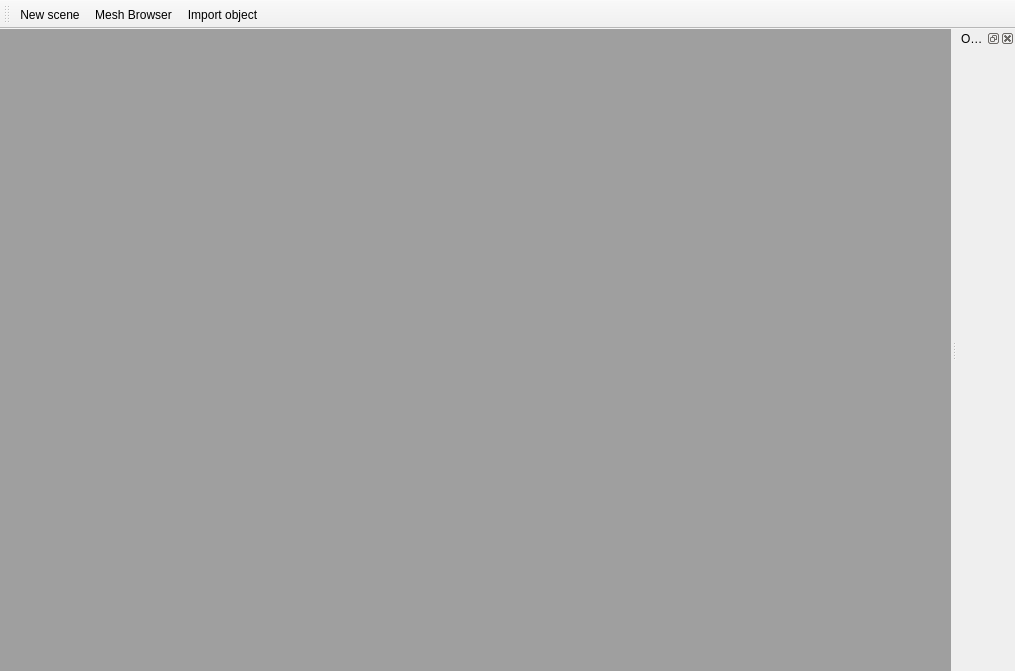
<?xml version="1.0" encoding="UTF-8"?>
<ui version="4.0">
 <class>WorkspaceClass</class>
 <widget class="QMainWindow" name="WorkspaceClass">
  <property name="windowModality">
   <enum>Qt::ApplicationModal</enum>
  </property>
  <property name="geometry">
   <rect>
    <x>0</x>
    <y>0</y>
    <width>1015</width>
    <height>671</height>
   </rect>
  </property>
  <property name="windowTitle">
   <string>Workspace</string>
  </property>
  <property name="windowIcon">
   <iconset resource="../Workspace.qrc">
    <normaloff>:/Workspace/Resources/icons/AppIcon.ico</normaloff>:/Workspace/Resources/icons/AppIcon.ico</iconset>
  </property>
  <property name="documentMode">
   <bool>false</bool>
  </property>
  <widget class="QWidget" name="centralWidget">
   <layout class="QVBoxLayout" name="verticalLayout">
    <property name="spacing">
     <number>0</number>
    </property>
    <property name="leftMargin">
     <number>0</number>
    </property>
    <property name="topMargin">
     <number>0</number>
    </property>
    <property name="rightMargin">
     <number>0</number>
    </property>
    <property name="bottomMargin">
     <number>0</number>
    </property>
    <item>
     <widget class="QMdiArea" name="sceneArea"/>
    </item>
   </layout>
  </widget>
  <widget class="QToolBar" name="mainToolBar">
   <property name="windowTitle">
    <string>Main Toolbar</string>
   </property>
   <property name="toolButtonStyle">
    <enum>Qt::ToolButtonTextBesideIcon</enum>
   </property>
   <attribute name="toolBarArea">
    <enum>TopToolBarArea</enum>
   </attribute>
   <attribute name="toolBarBreak">
    <bool>false</bool>
   </attribute>
   <addaction name="actionNewScene"/>
   <addaction name="actionMeshBrowser"/>
   <addaction name="actionImportObject"/>
  </widget>
  <widget class="QDockWidget" name="rightDock">
   <property name="windowTitle">
    <string>Options</string>
   </property>
   <attribute name="dockWidgetArea">
    <number>2</number>
   </attribute>
   <widget class="QWidget" name="rightDockWidget">
    <layout class="QVBoxLayout" name="verticalLayout_2"/>
   </widget>
  </widget>
  <action name="actionExit">
   <property name="text">
    <string>Exit</string>
   </property>
  </action>
  <action name="actionNewScene">
   <property name="icon">
    <iconset resource="../Workspace.qrc">
     <normaloff>:/Workspace/Resources/icons/newScene.png</normaloff>:/Workspace/Resources/icons/newScene.png</iconset>
   </property>
   <property name="text">
    <string>New scene</string>
   </property>
  </action>
  <action name="actionImportObject">
   <property name="icon">
    <iconset resource="../Workspace.qrc">
     <normaloff>:/Workspace/Resources/icons/insertObject.png</normaloff>:/Workspace/Resources/icons/insertObject.png</iconset>
   </property>
   <property name="text">
    <string>Import object</string>
   </property>
   <property name="toolTip">
    <string>Import object</string>
   </property>
  </action>
  <action name="actionExportObject">
   <property name="icon">
    <iconset>
     <normaloff>:/Workspace/Resources/icons/export.png</normaloff>:/Workspace/Resources/icons/export.png</iconset>
   </property>
   <property name="text">
    <string>Export object</string>
   </property>
  </action>
  <action name="actionCameraProjection">
   <property name="text">
    <string>Change camera projection</string>
   </property>
  </action>
  <action name="actionMeshBrowser">
   <property name="icon">
    <iconset resource="../Workspace.qrc">
     <normaloff>:/Workspace/Resources/icons/browse.ico</normaloff>:/Workspace/Resources/icons/browse.ico</iconset>
   </property>
   <property name="text">
    <string>Mesh Browser</string>
   </property>
  </action>
 </widget>
 <layoutdefault spacing="6" margin="11"/>
 <resources>
  <include location="../Workspace.qrc"/>
 </resources>
 <connections>
  <connection>
   <sender>actionExit</sender>
   <signal>triggered()</signal>
   <receiver>WorkspaceClass</receiver>
   <slot>close()</slot>
   <hints>
    <hint type="sourcelabel">
     <x>-1</x>
     <y>-1</y>
    </hint>
    <hint type="destinationlabel">
     <x>639</x>
     <y>359</y>
    </hint>
   </hints>
  </connection>
 </connections>
</ui>
